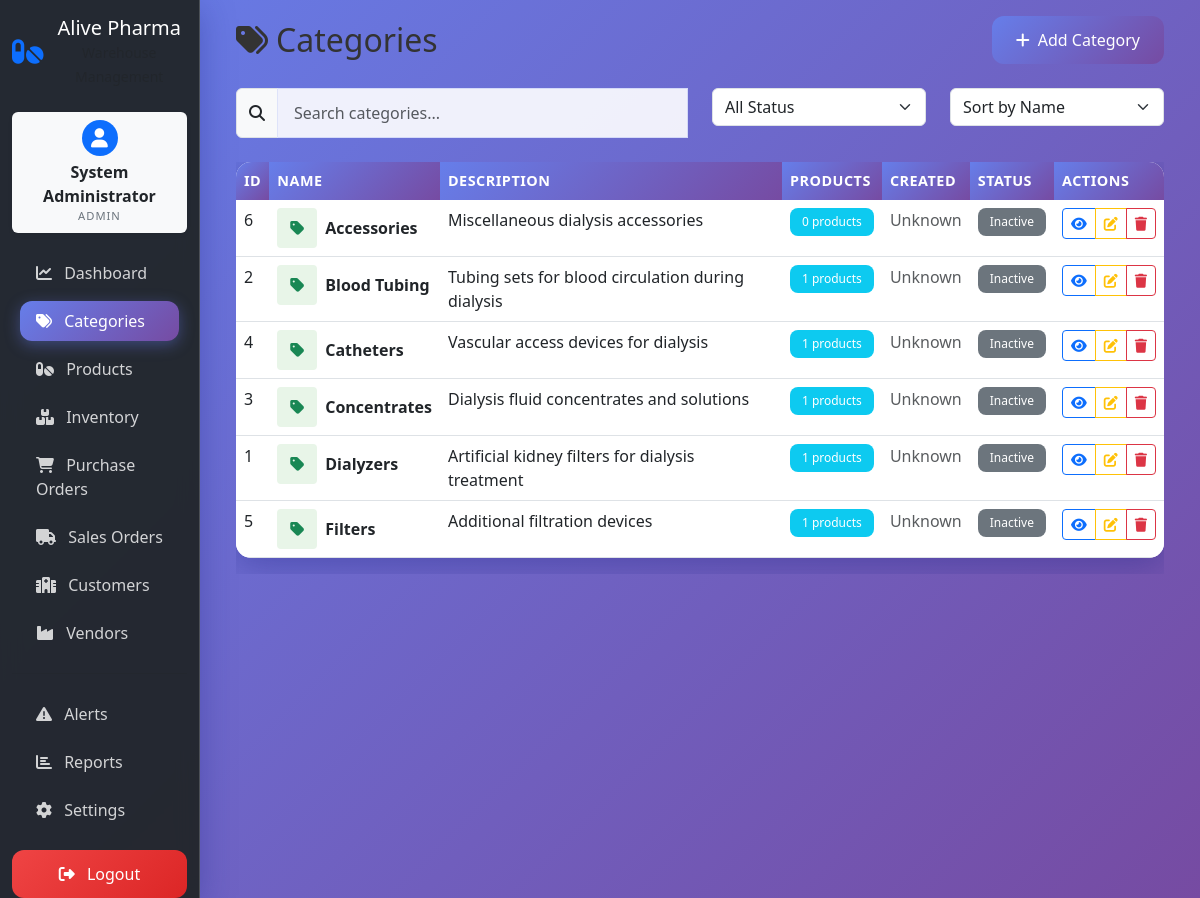
Screenshot of /categories/ (signed in) with the database file from the repository.
### app/models/models.py (models this page shows)
class User(Base):
    __tablename__ = "users"
    id = Column(Integer, primary_key=True, index=True)
    username = Column(String(50), unique=True, index=True, nullable=False)
    email = Column(String(100), unique=True, index=True, nullable=False)
    full_name = Column(String(100), nullable=False)
    hashed_password = Column(String(255), nullable=False)
    role = Column(String(20), nullable=False, default="staff")  # admin, manager, staff
    hospital_id = Column(Integer, ForeignKey("customers.id"), nullable=True)  # Link staff to hospital
    is_active = Column(Boolean, default=True)
    created_at = Column(DateTime, default=datetime.utcnow)
    updated_at = Column(DateTime, default=datetime.utcnow, onupdate=datetime.utcnow)
    hospital = relationship("Customer", foreign_keys=[hospital_id])

class Category(Base):
    __tablename__ = "categories"
    id = Column(Integer, primary_key=True, index=True)
    name = Column(String(50), nullable=False)
    description = Column(Text)
    products = relationship("Product", back_populates="category")

### app/routes/categories.py (the view)
@router.get("/", response_class=HTMLResponse)
async def list_categories(
    request: Request,
    current_user: User = Depends(get_current_active_user_from_cookie),
    db: Session = Depends(get_db)
):
    categories = db.query(Category).order_by(Category.name).all()
    return templates.TemplateResponse("categories/list.html", {
        "request": request,
        "categories": categories,
        "current_user": current_user,
        "user_role": current_user.role,
        "pagination": {"pages": 1, "page": 1, "has_prev": False, "has_next": False}  # Simple pagination placeholder
    })

### app/templates/categories/list.html (shortened to what this page needs)
{% extends "base.html" %}
{% block content %}
<div class="container-fluid">
    <div class="row">
        <div class="col-12">
            <div class="glass-card">
                <div class="d-flex justify-content-between align-items-center mb-4">
                    <h2 class="mb-0">
                        <i class="fas fa-tags me-2"></i>Categories
                    </h2>
                    {% if current_user.role in ['admin', 'manager'] %}
                    <a href="/categories/add" class="btn btn-primary">
                        <i class="fas fa-plus me-2"></i>Add Category
                    </a>
                    {% endif %}
                </div>
                <div class="row mb-4">
                    <div class="col-md-6">
                        <div class="input-group">
                            <span class="input-group-text">
                                <i class="fas fa-search"></i>
                            </span>
                            <input type="text" id="searchInput" class="form-control" placeholder="Search categories...">
                        </div>
                    </div>
                    <div class="col-md-3">
                        <select id="statusFilter" class="form-select">
                            <option value="">All Status</option>
                        </select>
                    </div>
                    <div class="col-md-3">
                        <select id="sortFilter" class="form-select">
                            <option value="name">Sort by Name</option>
                        </select>
                    </div>
                </div>
                <div class="table-responsive">
                    <table class="table table-hover">
                        <thead class="table-dark">
                            <tr>
                                <th>ID</th>
                                <th>Name</th>
                                <th>Description</th>
                                <th>Products</th>
                                <th>Created</th>
                                <th>Status</th>
                                <th>Actions</th>
                            </tr>
                        </thead>
                        <tbody id="categoriesTableBody">
                            {% for category in categories %}
                            <tr data-status="{{ category.is_active }}" data-products="{{ category.products|length }}">
                                <td>{{ category.id }}</td>
                                <td>
                                    <div class="d-flex align-items-center">
                                        <div class="category-icon me-2 d-flex align-items-center justify-content-center" style="width: 40px; height: 40px; background: #e8f5e8; border-radius: 4px;">
                                            <i class="fas fa-tag text-success"></i>
                                        </div>
                                        <div>
                                            <strong>{{ category.name }}</strong>
                                        </div>
                                    </div>
                                </td>
                                <td>
                                    {% if category.description %}
                                    {{ category.description[:100] }}{% if category.description|length > 100 %}...{% endif %}
                                    {% else %}
                                    <span class="text-muted">No description</span>
                                    {% endif %}
                                </td>
                                <td>
                                    <span class="badge bg-info">{{ category.products|length }} products</span>
                                </td>
                                <td>
                                    {% if category.created_at %}
                                    {{ category.created_at.strftime('%Y-%m-%d') }}
                                    {% else %}
                                    <span class="text-muted">Unknown</span>
                                    {% endif %}
                                </td>
                                <td>
                                    {% if category.is_active %}
                                    <span class="badge bg-success">Active</span>
                                    {% else %}
                                    <span class="badge bg-secondary">Inactive</span>
                                    {% endif %}
                                </td>
                                <td>
                                    <div class="btn-group" role="group">
                                        <a href="/categories/{{ category.id }}" class="btn btn-sm btn-outline-primary" title="View">
                                            <i class="fas fa-eye"></i>
                                        </a>
                                        {% if current_user.role in ['admin', 'manager'] %}
                                        <a href="/categories/{{ category.id }}/edit" class="btn btn-sm btn-outline-warning" title="Edit">
                                            <i class="fas fa-edit"></i>
                                        </a>
                                        <button type="button" class="btn btn-sm btn-outline-danger" onclick="if(confirm('Are you sure you want to delete &quot;{{ category.name }}&quot;? This action cannot be undone. If this category has products, they will become uncategorized.')) { fetch('/categories/{{ category.id }}/delete', {method: 'POST', headers: {'Content-Type': 'application/json'}}).then(function(response) { if(response.ok) location.reload(); else alert('Error deleting category'); }).catch(function(error) { console.error('Error:', error); alert('Error deleting category'); }); }" title="Delete">
                                            <i class="fas fa-trash"></i>
                                        </button>
                                        {% endif %}
                                    </div>
                                </td>
                            </tr>
                            {% endfor %}
                        </tbody>
                    </table>
                </div>
            </div>
        </div>
    </div>
</div>
{% endblock %}

### app/templates/base.html (shortened to what this page needs)
<!DOCTYPE html>
<html lang="en">
<head>
    <link href="https://cdn.jsdelivr.net/npm/bootstrap@5.3.0/dist/css/bootstrap.min.css" rel="stylesheet">
    <link href="https://cdnjs.cloudflare.com/ajax/libs/font-awesome/6.4.0/css/all.min.css" rel="stylesheet">
    <link href="/static/css/main.css" rel="stylesheet">
</head>
<body class="bg-light">
    <div class="container-fluid">
        <div class="row">
            <nav class="col-md-3 col-lg-2 d-md-block bg-dark sidebar collapse" style="min-height: 100vh;">
                <div class="position-sticky pt-3">
                    <div class="text-center mb-4">
                        <div class="d-flex align-items-center justify-content-center">
                            <i class="fas fa-pills text-primary fs-3 me-2"></i>
                            <div>
                                <h5 class="text-white mb-0">Alive Pharma</h5>
                                <small class="text-muted">Warehouse Management</small>
                            </div>
                        </div>
                    </div>
                    <div class="user-profile-card mb-3 p-2 text-center bg-light rounded shadow-sm" style="max-width: 180px; margin-left: auto; margin-right: auto;">
                        <div class="d-flex flex-column align-items-center">
                            <div class="profile-avatar bg-primary text-white rounded-circle mb-1 d-flex align-items-center justify-content-center" style="width:36px; height:36px; font-size:1.2rem;">
                                <i class="fas fa-user"></i>
                            </div>
                            <div>
                                <div class="fw-bold text-dark" style="font-size:1rem;">
                                    {% if current_user.role == 'staff' and current_user.hospital %}
                                        {{ current_user.hospital.name }}
                                    {% else %}
                                        {{ current_user.full_name or current_user.username }}
                                    {% endif %}
                                </div>
                                <div class="text-uppercase text-secondary small" style="letter-spacing:1px; font-size:0.7rem;">
                                    {% if current_user.role == 'staff' and current_user.hospital %}
                                        STAFF
                                    {% else %}
                                        {{ current_user.role|upper }}
                                    {% endif %}
                                </div>
                            </div>
                        </div>
                    </div>
                    <ul class="nav flex-column">
                        <li class="nav-item">
                            <a class="nav-link text-white {% if request.url.path == '/dashboard/' %}active{% endif %}" href="/dashboard/">
                                <i class="fas fa-chart-line me-2"></i>
                                Dashboard
                            </a>
                        </li>
                        <li class="nav-item">
                            <a class="nav-link text-white {% if request.url.path.startswith('/categories') %}active{% endif %}" href="/categories/">
                                <i class="fas fa-tags me-2"></i>
                                Categories
                            </a>
                        </li>
                        <li class="nav-item">
                            <a class="nav-link text-white {% if request.url.path.startswith('/products') %}active{% endif %}" href="/products/">
                                <i class="fas fa-pills me-2"></i>
                                Products
                            </a>
                        </li>
                        <li class="nav-item">
                            <a class="nav-link text-white {% if request.url.path.startswith('/inventory') %}active{% endif %}" href="/inventory/">
                                <i class="fas fa-boxes me-2"></i>
                                {% if current_user.role == 'staff' %}
                                Hospital Inventory
                                {% else %}
                                Inventory
                                {% endif %}
                            </a>
                        </li>
                        {% if current_user.role in ['admin', 'manager'] %}
                        <li class="nav-item">
                            <a class="nav-link text-white {% if request.url.path.startswith('/purchase-orders') %}active{% endif %}" href="/purchase-orders/">
                                <i class="fas fa-shopping-cart me-2"></i>
                                Purchase Orders
                            </a>
                        </li>
                        {% endif %}
                        <li class="nav-item">
                            <a class="nav-link text-white " href="{% if current_user.role == 'staff' %}/sales-orders/my-orders{% else %}/sales-orders/{% endif %}">
                                <i class="fas fa-truck me-2"></i>
                                {% if current_user.role == 'staff' %}
                                My Orders
                                {% else %}
                                Sales Orders
                                {% endif %}
                            </a>
                        </li>
                        {% if current_user.role in ['admin', 'manager'] %}
                        <li class="nav-item">
                            <a class="nav-link text-white {% if request.url.path.startswith('/customers') %}active{% endif %}" href="/customers/">
                                <i class="fas fa-hospital me-2"></i>
                                Customers
                            </a>
                        </li>
                        <li class="nav-item">
                            <a class="nav-link text-white {% if request.url.path.startswith('/vendors') %}active{% endif %}" href="/vendors/">
                                <i class="fas fa-industry me-2"></i>
                                Vendors
                            </a>
                        </li>
                        {% endif %}
                        <hr class="text-muted my-3">
                        {% if current_user.role in ['admin', 'manager'] %}
                        <li class="nav-item">
                            <a class="nav-link text-white {% if request.url.path.startswith('/alerts') %}active{% endif %}" href="/alerts/">
                                <i class="fas fa-exclamation-triangle me-2"></i>
                                Alerts
                            </a>
                        </li>
                        <li class="nav-item">
                            <a class="nav-link text-white {% if request.url.path.startswith('/reports') %}active{% endif %}" href="/reports/">
                                <i class="fas fa-chart-bar me-2"></i>
                                Reports
                            </a>
                        </li>
                        {% endif %}
                        {% if current_user.role in ['admin', 'manager'] %}
                        <li class="nav-item">
                            <a class="nav-link text-white {% if request.url.path.startswith('/settings') %}active{% endif %}" href="/settings/">
                                <i class="fas fa-cog me-2"></i>
                                Settings
                            </a>
                        </li>
                        {% endif %}
                    </ul>
                    <div class="mt-auto pt-3">
                        <form action="/auth/logout" method="post" class="d-grid">
                            <button type="submit" class="btn btn-danger">
                                <i class="fas fa-sign-out-alt me-2"></i>
                                Logout
                            </button>
                        </form>
                    </div>
                </div>
            </nav>
            <main class="col-md-9 ms-sm-auto col-lg-10 px-md-4">
                <div class="pt-3 pb-2 mb-3">
                    {% block content %}{% endblock %}
                </div>
            </main>
        </div>
    </div>
</body>
</html>

### rows the page displays
User: full_name "System Administrator", role "ADMIN"
Category: id "6", name "Accessories", description "Miscellaneous dialysis accessories", products|length "0"
Category: id "2", name "Blood Tubing", description "Tubing sets for blood circulation during dialysis", products|length "1"
Category: id "4", name "Catheters", description "Vascular access devices for dialysis", products|length "1"
Category: id "3", name "Concentrates", description "Dialysis fluid concentrates and solutions", products|length "1"
Category: id "1", name "Dialyzers", description "Artificial kidney filters for dialysis treatment", products|length "1"
Category: id "5", name "Filters", description "Additional filtration devices", products|length "1"
